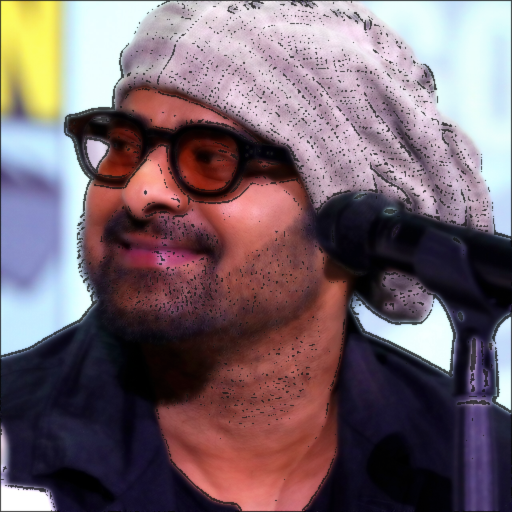
#> input picture scratch/test_cartoon_prabhas.png, 512 x 512 px
$ python -i apply_real_stars_stylization.py   (imports and definitions only)
#> lines starting #> are read from the running program, lines starting #| are printed output that depends on the picture
import os
import shutil

# Paths
source_dir = "assets/real_stars"
target_dir = "assets/stars"

# Get all downloaded real stars
# [1 line that did not run here, left out]

# [1 line not run here, left out]

from PIL import Image, ImageFilter, ImageEnhance

def apply_digital_paint_filter(source_path, target_path):
#> called with source_path = 'test_cartoon_prabhas.png', target_path = 'out.png'
    try:
        img = Image.open(source_path)
#> img is the input picture: PIL image 512x512 RGB; mean R, G, B 118.5, 100.2, 107.4

        # Crop to square with 5% top offset for portrait images
        width, height = img.size
#> width = 512; height = 512
        min_dim = min(width, height)
#> min_dim = 512
        left = (width - min_dim) / 2
#> left = 0

        if height > width:
            top = (height - min_dim) * 0.05
        else:
            top = (height - min_dim) / 2
#> top = 0

        img = img.crop((left, top, left + min_dim, top + min_dim))
        img = img.resize((512, 512), Image.Resampling.LANCZOS)

        if img.mode != 'RGB':
            img = img.convert('RGB')

        # Smooth skin heavily for digital art look
        smooth = img
        for _ in range(5):
            smooth = smooth.filter(ImageFilter.SMOOTH_MORE)
#> this loop made 5 passes
#> pass 2, in apply_digital_paint_filter, `smooth = smooth.filter(ImageFilter.SMOOTH_MORE)`:
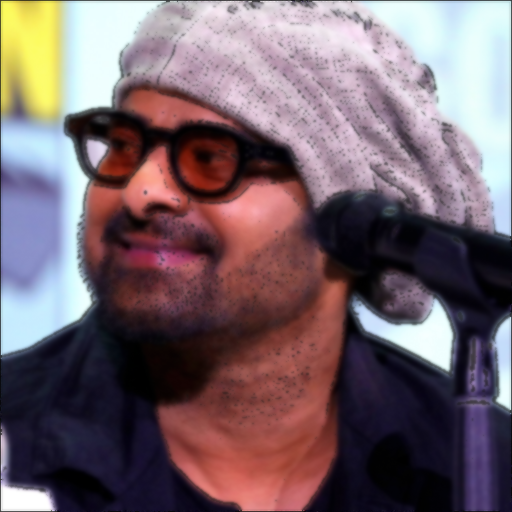
#> smooth: PIL image 512x512 RGB; mean R, G, B 118.4, 100.1, 107.3

        smooth = ImageEnhance.Color(smooth).enhance(1.4)
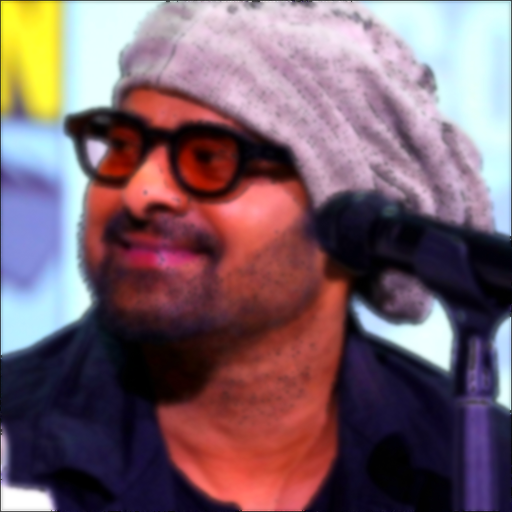
#> smooth: PIL image 512x512 RGB; mean R, G, B 122.7, 97, 106.8
        smooth = ImageEnhance.Contrast(smooth).enhance(1.1)
        smooth = ImageEnhance.Sharpness(smooth).enhance(1.2)

        # Blend back 30% original photo to retain 100% likeness
        final_img = Image.blend(smooth, img, 0.3)

        final_img.save(target_path, "PNG")
        print(f"Successfully stylized and saved: {target_path}")
        return True
    except Exception as e:
        print(f"Error stylizing {source_path}: {e}")
        return False

# Stylize all
# [8 lines not run here, left out]

>>> result = apply_digital_paint_filter('test_cartoon_prabhas.png', 'out.png')
